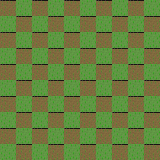

This is a level from a 2D game, rendered from its Tiled map with the project's own tilesets. A one-line summary and the map file follow, with tile-layer data summarised:
An orthogonal 10x10 tile map with 16x16 px tiles, 1 tile layer (Calque 1), 2 tilesets.

<map version="1.2" tiledversion="1.3.1" orientation="orthogonal" renderorder="right-down" compressionlevel="0" width="10" height="10" tilewidth="16" tileheight="16" infinite="0" nextlayerid="2" nextobjectid="1">
 <tileset firstgid="1" source="grass.tsx" />
 <tileset firstgid="2" source="dirt.tsx" />
 <layer id="1" name="Calque 1" width="10" height="10">
  <data>[100 cells, 100 non-empty, 2 distinct tile ids]</data>
 </layer>
</map>